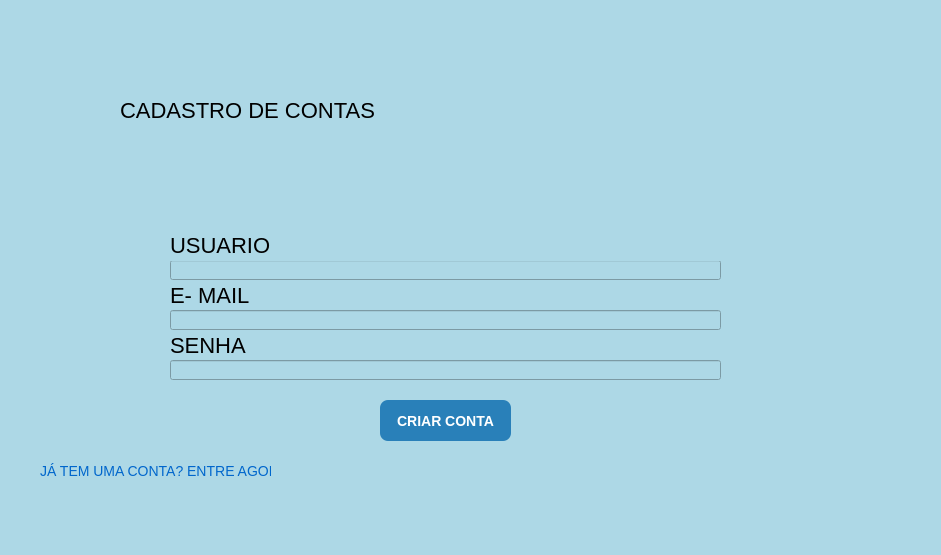
<?xml version="1.0" encoding="UTF-8"?>
<ui version="4.0">
 <class>Form</class>
 <widget class="QWidget" name="Form">
  <property name="geometry">
   <rect>
    <x>0</x>
    <y>0</y>
    <width>941</width>
    <height>555</height>
   </rect>
  </property>
  <property name="windowTitle">
   <string>Form</string>
  </property>
  <property name="styleSheet">
   <string notr="true">QWidget{

background: lightblue;

}

QLabel{

font-size: 22px;

}</string>
  </property>
  <widget class="QLabel" name="label">
   <property name="geometry">
    <rect>
     <x>120</x>
     <y>60</y>
     <width>681</width>
     <height>101</height>
    </rect>
   </property>
   <property name="styleSheet">
    <string notr="true">font: 14pt &quot;MS Shell Dlg 2&quot;;
font: 48pt &quot;MS Shell Dlg 2&quot;;</string>
   </property>
   <property name="text">
    <string>CADASTRO DE CONTAS</string>
   </property>
  </widget>
  <widget class="QLineEdit" name="txt_usuario">
   <property name="geometry">
    <rect>
     <x>170</x>
     <y>260</y>
     <width>551</width>
     <height>20</height>
    </rect>
   </property>
   <property name="text">
    <string/>
   </property>
  </widget>
  <widget class="QLabel" name="label_2">
   <property name="geometry">
    <rect>
     <x>170</x>
     <y>230</y>
     <width>551</width>
     <height>31</height>
    </rect>
   </property>
   <property name="text">
    <string>USUARIO</string>
   </property>
  </widget>
  <widget class="QLabel" name="label_3">
   <property name="geometry">
    <rect>
     <x>170</x>
     <y>280</y>
     <width>551</width>
     <height>31</height>
    </rect>
   </property>
   <property name="text">
    <string>E- MAIL</string>
   </property>
  </widget>
  <widget class="QLineEdit" name="txt_email">
   <property name="geometry">
    <rect>
     <x>170</x>
     <y>310</y>
     <width>551</width>
     <height>20</height>
    </rect>
   </property>
   <property name="text">
    <string/>
   </property>
  </widget>
  <widget class="QLabel" name="label_4">
   <property name="geometry">
    <rect>
     <x>170</x>
     <y>330</y>
     <width>551</width>
     <height>31</height>
    </rect>
   </property>
   <property name="text">
    <string>SENHA</string>
   </property>
  </widget>
  <widget class="QLineEdit" name="txt_senha">
   <property name="geometry">
    <rect>
     <x>170</x>
     <y>360</y>
     <width>551</width>
     <height>20</height>
    </rect>
   </property>
   <property name="text">
    <string/>
   </property>
  </widget>
  <widget class="QPushButton" name="btn_criar">
   <property name="geometry">
    <rect>
     <x>380</x>
     <y>400</y>
     <width>131</width>
     <height>41</height>
    </rect>
   </property>
   <property name="styleSheet">
    <string notr="true">/* Estado Normal do Botão */
QPushButton {
    background-color: #2980b9; /* Azul vibrante */
    color: white;
    font-family: 'Segoe UI', Arial, sans-serif;
    font-size: 14px;
    font-weight: bold;
    border-radius: 8px; /* Cantos arredondados */
    padding: 8px 16px;
    border: none;
}

/* Quando o mouse passa por cima (Hover) */
QPushButton:hover {
    background-color: #3498db; /* Azul mais claro */
}

/* Quando o botão é clicado (Pressed) */
QPushButton:pressed {
    background-color: #1f618d; /* Azul mais escuro */
    padding-top: 10px; /* Efeito visual de afundar */
    padding-left: 18px;
}

/* Quando o botão está desativado (Disabled) */
QPushButton:disabled {
    background-color: #bdc3c7;
    color: #7f8c8d;
}</string>
   </property>
   <property name="text">
    <string>CRIAR CONTA</string>
   </property>
  </widget>
  <widget class="QPushButton" name="btn_screenmanager">
   <property name="geometry">
    <rect>
     <x>40</x>
     <y>450</y>
     <width>231</width>
     <height>41</height>
    </rect>
   </property>
   <property name="styleSheet">
    <string notr="true">QPushButton {
    /* Remove o fundo e as bordas padrão */
    background-color: transparent;
    border: none;
    
    /* Estiliza o texto como um link */
    color: #0066cc;
    text-align: left;
    font-size: 14px;
}

QPushButton:hover {
    /* Efeito de sublinhado ao passar o mouse */
    text-decoration: underline;
    color: #004499;
}

QPushButton:pressed {
    /* Cor diferente quando o botão for clicado */
    color: #551a8b;
}
</string>
   </property>
   <property name="text">
    <string>JÁ TEM UMA CONTA? ENTRE AGORA</string>
   </property>
  </widget>
 </widget>
 <resources/>
 <connections/>
</ui>
